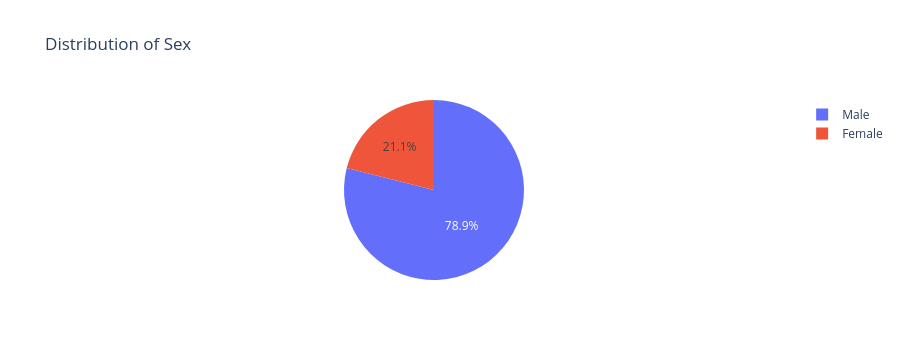

This figure's notebook cell:
### Markdown cell above
# sex

### Code cell
import plotly.express as px
# Example: Pie chart of 'sex' column
fig = px.pie(df, names='sex', title='Distribution of Sex')
fig.show()

### Figure 1 — Plotly figure (JSON) as saved in the notebook; plotly's stock layout.template omitted (floating-point values rounded to 4 significant figures; data arrays with more than 128 entries replaced by an {"elided": "..."} marker saying what was removed)
{"data": [{"domain": {"x": [0, 1], "y": [0, 1]}, "hovertemplate": "sex=%{label}<extra></extra>", "labels": {"elided": "920 str values"}, "legendgroup": "", "name": "", "showlegend": true, "type": "pie"}], "layout": {"autosize": true, "height": 360, "legend": {"tracegroupgap": 0}, "title": {"text": "Distribution of Sex"}}}
